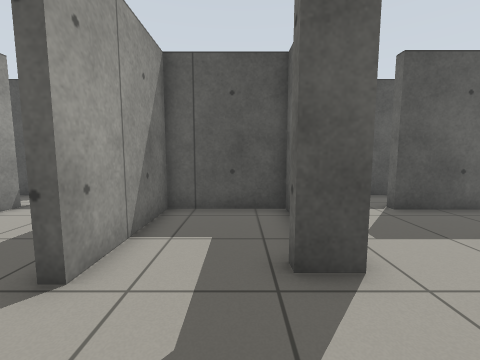
View 1 (above)

21 first-person views from a walk through a robot-simulator world made for Gazebo. The camera is 0.9 m above the floor, tilts 6° down and sees 90° across. The floor is counted in squares, 0.5 m on a side. Each view is taken from the middle of a square. On the plan, view 1 faces up. The plan holds only what a view shows up to about 14 squares ahead; the rest is blank.

View 2
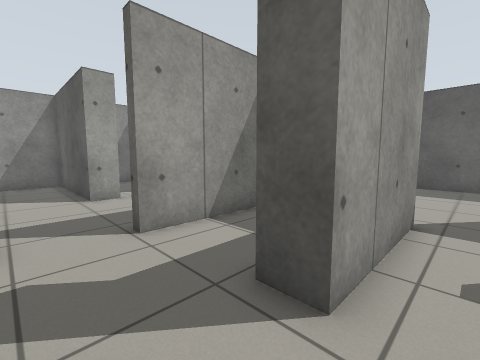

View 3
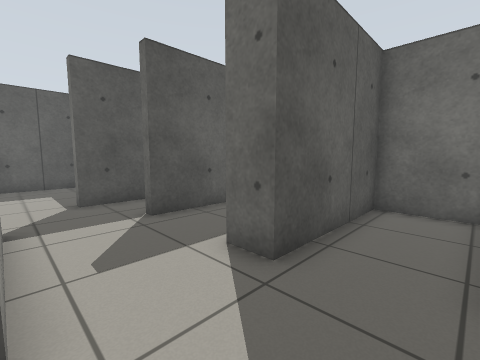

View 4
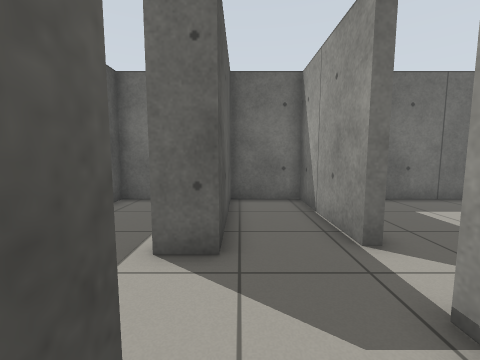

View 5
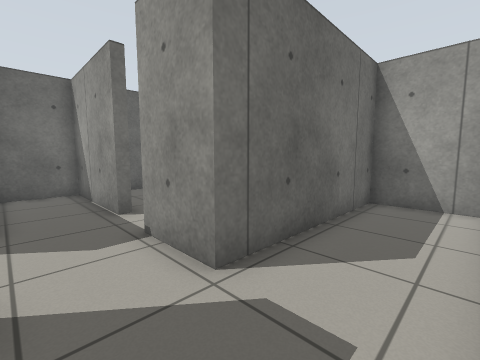

View 6
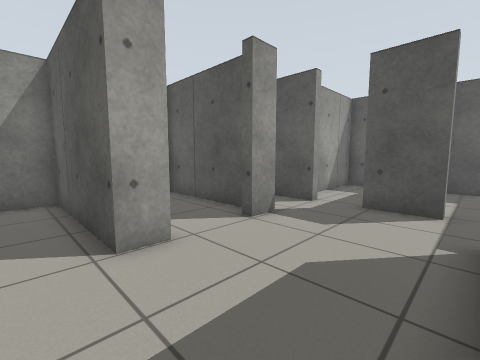

View 7
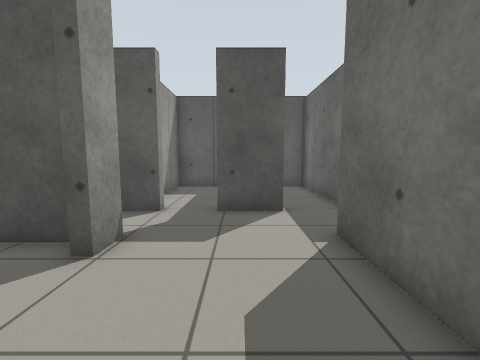

View 8
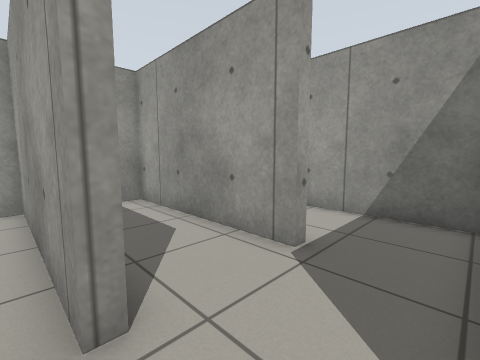

View 9
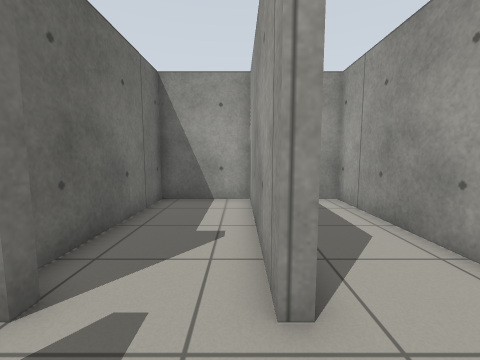

View 10
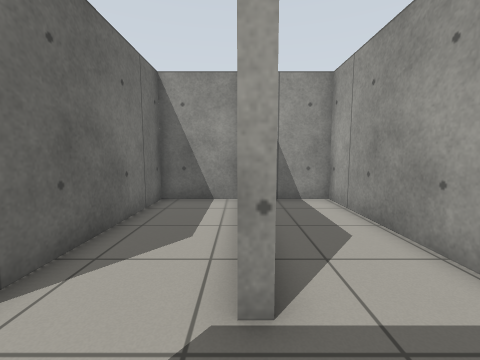

View 11
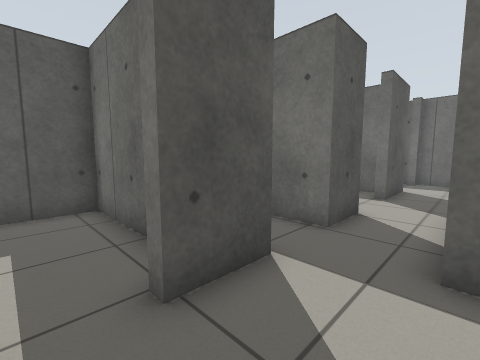

View 12
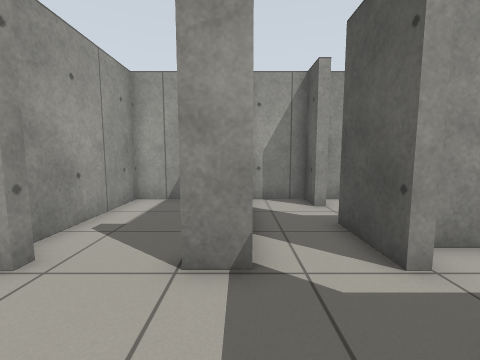

View 13
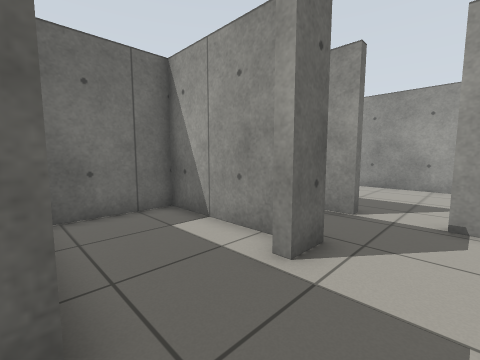

View 14
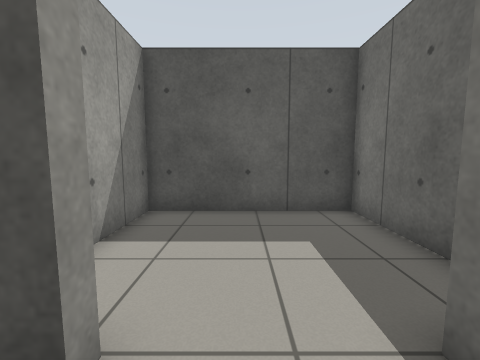

View 15
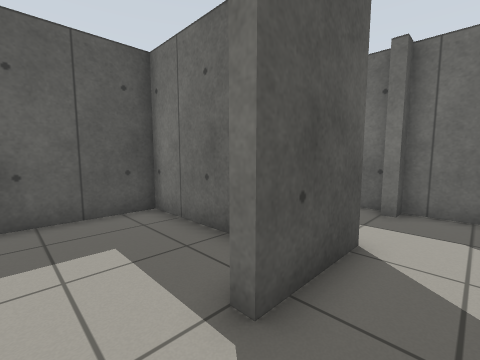

View 16
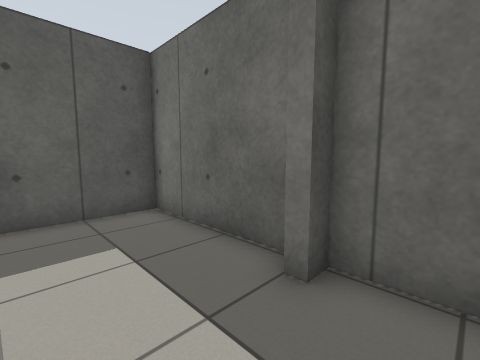

View 17
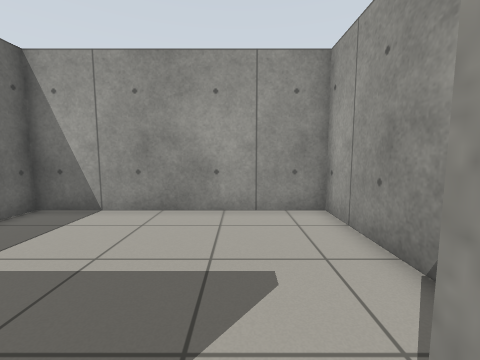

View 18
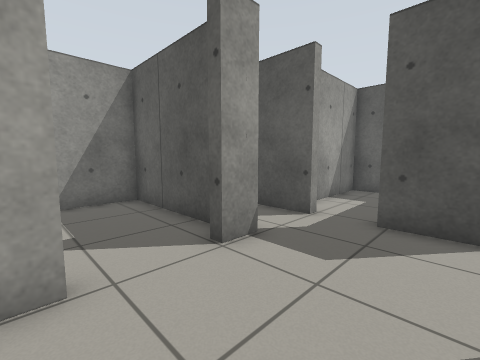

View 19
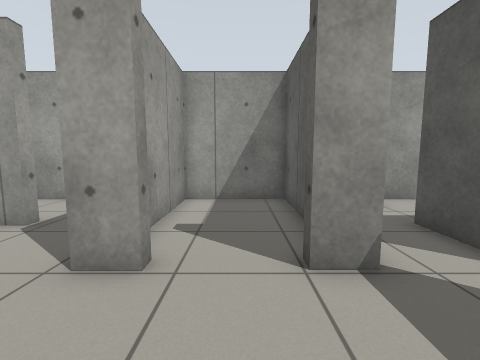

View 20
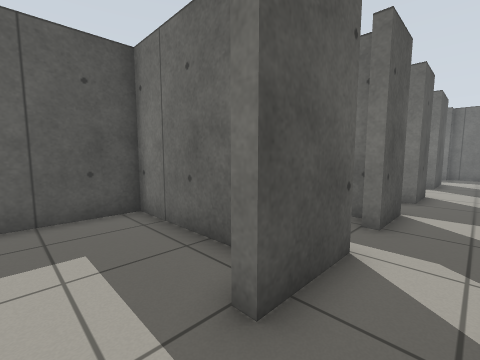

View 21
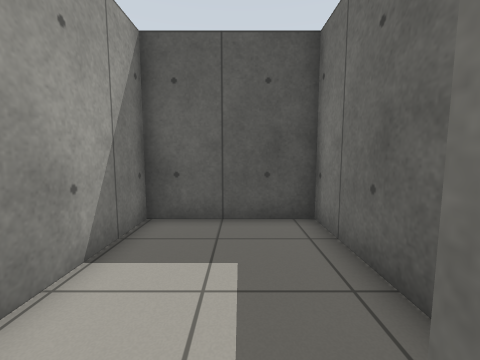

### Floor plan
Ten units are one square. View 1 is at (0, 0); x grows to the right and y downward. Boxes are objects, and circles mark ways between rooms. Rooms are numbered by the first view taken in them; rooms with no view inside come last. Other rooms are left out.
<svg viewBox="-141 -171 252 243">
<path fill="none" stroke="#000" d="M19 -35 8 -35 8 -40M15 -71 15 -78 -24 -78 -24 -32M-21 67 8 67 8 -6 25 -6M56 -1 56 -6 106 -6 106 -35 52 -35 52 -45M25 -6 35 -6M19 -45 19 -35M-69 -6 -64 -6 -64 67 -28 67 -28 5M-35 -1 -35 -6M-100 -6 -100 67 -68 67 -68 0M-76 -35 -96 -35M-24 -32 -29 -32M-105 -6 -100 -6M-96 -35 -136 -35 -136 67 -114 67M-80 -45 -76 -45 -76 -35M-85 -78 -136 -78 -136 -38 -86 -38M-76 -82 -76 -71 -81 -71M-28 -50 -28 -84M19 -84 19 -74M8 -110 8 -106M52 -78 52 -82M70 -106 38 -106 38 -110M106 -111 106 -166 69 -166M106 -89 106 -106 99 -106 99 -110M-48 -112 -48 -166 -85 -166 -85 -118M-76 -110 -76 -106 -102 -106M-36 -110 -36 -106 -57 -106 -57 -110M-123 -106 -136 -106 -136 -85M8 -106 -13 -106 -13 -166 -40 -166M12 21 12 67 106 67 106 16M56 -114 56 -166 -9 -166 -9 -136M52 -45 56 -45M61 -38 106 -38 106 -78 99 -78M81 -78 52 -78M19 -74 19 -45M-123 -111 -123 -106M-89 -122 -89 -166 -136 -166 -136 -115M-102 -106 -102 -110"/>
<circle cx="15" cy="-20" r="3" fill="#2a7"/>
<circle cx="-30" cy="-20" r="3" fill="#2a7"/>
<circle cx="45" cy="0" r="3" fill="#2a7"/>
<circle cx="40" cy="-40" r="3" fill="#2a7"/>
<circle cx="-100" cy="-20" r="3" fill="#2a7"/>
<circle cx="-55" cy="-40" r="3" fill="#2a7"/>
<circle cx="-55" cy="-80" r="3" fill="#2a7"/>
<circle cx="60" cy="-95" r="3" fill="#2a7"/>
<circle cx="-5" cy="-95" r="3" fill="#2a7"/>
<circle cx="20" cy="-110" r="3" fill="#2a7"/>
<circle cx="40" cy="-80" r="3" fill="#2a7"/>
<circle cx="-115" cy="-110" r="3" fill="#2a7"/>
<text x="-10" y="-10">1</text>
<text x="60" y="-20">2</text>
<text x="-60" y="10">3</text>
<text x="-120" y="10">4</text>
<text x="-80" y="-60">5</text>
<text x="30" y="-100">6</text>
<text x="80" y="-130">7</text>
<text x="-60" y="-120">8</text>
<text x="60" y="30">9</text>
<text x="20" y="-140">10</text>
<text x="60" y="-60">11</text>
<text x="-120" y="-140">12</text>
</svg>
Room 1 opens to room 2. Room 1 opens to room 3. Room 2 opens to room 9. Room 2 opens to room 11. Room 3 opens to room 4. Room 3 opens to room 5. Room 5 opens to room 8. Room 6 opens to room 7. Room 6 opens to room 8. Room 6 opens to room 10. Room 6 opens to room 11. Room 8 opens to room 12.

Where each view was taken, in squares from view 1:
view 1: 0 up, 0 right, facing up
view 2: 1 up, 3 right, facing up-left
view 3: 1 up, 2 right, facing up-right
view 4: 3 up, 1 right, facing right
view 5: 3 up, 2 left, facing down-right
view 6: 2 up, 3 left, facing up-left
view 7: 3 up, 5 left, facing up
view 8: 3 up, 6 left, facing down-left
view 9: 3 up, 6 left, facing down
view 10: 3 up, 10 left, facing down
view 11: 8 up, 7 left, facing up-right
view 12: 8 up, 4 left, facing left
view 13: 8 up, 3 right, facing down-right
view 14: 9 up, 2 right, facing up
view 15: 9 up, 2 right, facing up-right
view 16: 9 up, 7 right, facing up-right
view 17: 1 up, 4 right, facing down
view 18: 4 up, 4 left, facing up-left
view 19: 6 up, 4 left, facing left
view 20: 9 up, 12 left, facing up-right
view 21: 10 up, 11 left, facing up
